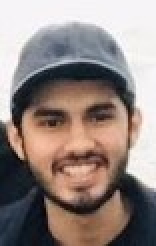
#> input picture Database/fyp_dataset/data/Haris/1.jpg, 78 x 123 px, given as the content of the folder E:/Repository/FYP/Database/fyp_dataset/data/K190365, which was not available (shown 2 times larger)
$ python Attendance.py
#> lines starting #> are read from the running program, lines starting #| are printed output that depends on the picture; pictures that were not available may be replaced by others from this repository, and a replacement may not be noted
### Backend/Attendance_Application/AttendanceFunctions.py
import collections as c
import os
import cv2
from sklearn.decomposition import PCA
from sklearn.model_selection import cross_val_score


def getAllStudentsImage(filepath, AllStudentsList):
    images = []
    facelabel = []

    for i in AllStudentsList:
        for j in os.listdir(filepath + "\\" + i):
            img = cv2.imread(os.path.join(filepath, i, j), cv2.IMREAD_GRAYSCALE)
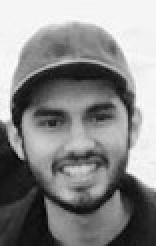
#> img: shape (123, 78) (shown 2 times larger); min 1, max 253, mean 136.6
            img = cv2.resize(img, (128, 128))
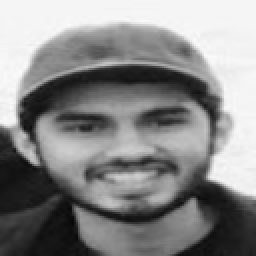
#> img: shape (128, 128) (shown 2 times larger); min 8, max 250, mean 136.5
            images.append(img)
            facelabel.append(i)

    return images, facelabel


# [8 lines left out: function showDetectedFaces, not called in this run]


def getOptimalComponentsCount(facematrix):
    # Perform PCA on facematrix
    pca = PCA().fit(facematrix)
    var_ratios = pca.explained_variance_ratio_

    # Find optimal number of components
    total_var = sum(var_ratios)
    var_exp = 0
    threshold = None
    for i, r in enumerate(var_ratios):
        var_exp += r
        if var_exp / total_var >= 0.95:
            threshold = i + 1
            break

    # If threshold not found, default to using 95% of variance
    if threshold is None:
        threshold = 0.95 * len(var_ratios)

    return int(threshold)


def getOptimalN(knn, facematrix_reduced, facelabels):
    k_scores = []
    for n in range(1, 21):
        knn.n_neighbors = n
        scores = cross_val_score(knn, facematrix_reduced, facelabels, cv=min(c.Counter(facelabels).values()))
        k_scores.append(scores.mean())

    return (k_scores.index(max(k_scores)) + 1)

### Backend/Attendance_Application/Attendance.py
import cv2
import numpy as np
import time
from sklearn.decomposition import PCA
from sklearn.feature_selection import VarianceThreshold
from sklearn.neighbors import KNeighborsClassifier
from sklearn.model_selection import cross_val_score
import AttendanceFunctions as AttFunc

start = time.time()

AllStudentsList = ['K190365', 'K191289', 'K191251', 'K191251', 'Mubashir', 'Shakoor', 'Shubair', 'Haris']

filepath = 'E:\\Repository\\FYP\\Database\\fyp_dataset\\data'

images, facelabels = AttFunc.getAllStudentsImage(filepath, AllStudentsList)

facematrix = np.array([img.flatten() for img in images])

knn = KNeighborsClassifier()

# Load the test image
test_img = cv2.imread("E:\\Repository\\FYP\\Database\\fyp_dataset\\test.jpg", cv2.IMREAD_GRAYSCALE)
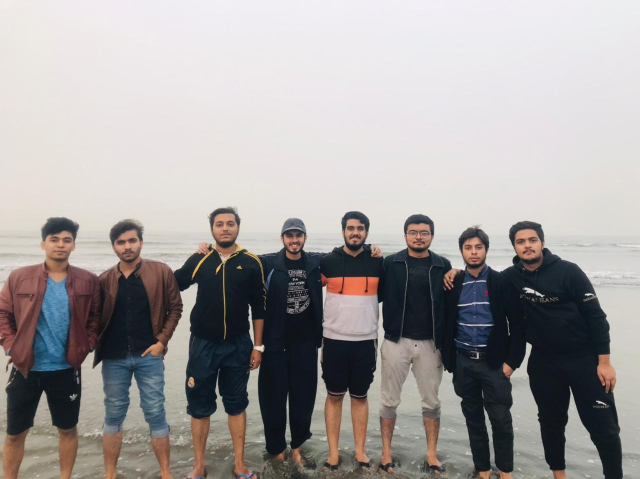
#> input picture Database/fyp_dataset/test.jpg, 1280 x 958 px, found by its file name (shown at 1/2 size)
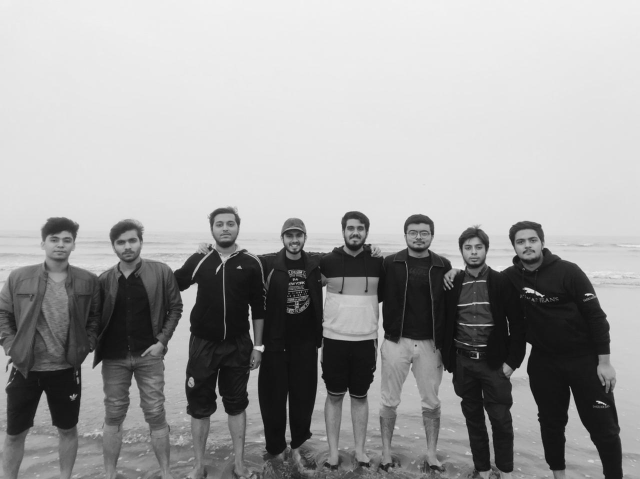
#> test_img: shape (958, 1280) (shown at 1/2 size); min 0, max 246, mean 159.8

# Detect all faces in the test image
face_cascade = cv2.CascadeClassifier(cv2.data.haarcascades + 'haarcascade_frontalface_default.xml')
faces = face_cascade.detectMultiScale(test_img, scaleFactor=1.1, minNeighbors=5, minSize=(30, 30))
#> faces = [[680, 433, 62, 62], [561, 448, 56, 56], [916, 470, 63, 63], [418, 422, 66, 66], [807, 442, 61, 61], [85, 452, 73, 73], [1023, 457, 64, 64], [222, 458, 67, 67], [754, 756, 56, 56], [142, 879, 75, 75], [324, 863, 90, 90]]

predictions = np.array(list([]))

reality = 0

for i in range(3):

    # Transform face-matrix to new reduced feature space
    pca = PCA(n_components=AttFunc.getOptimalComponentsCount(facematrix))

    if i == 1:
        pca = PCA(n_components=int(AttFunc.getOptimalComponentsCount(facematrix) - (len(facelabels) * 0.1)))

    if i == 2:
        pca = PCA(n_components=int(AttFunc.getOptimalComponentsCount(facematrix)))

    if i == 3:
        pca = PCA(n_components=int(AttFunc.getOptiomalComponentsCount(facematrix) + (len(facelabels) * 0.1)))

    facematrix_reduced = pca.fit_transform(facematrix)

    # Define KNN Classifier and perform cross-validation to find optimal n_neighbors
#> (the run stopped early here; a loop or call above may not have finished)
